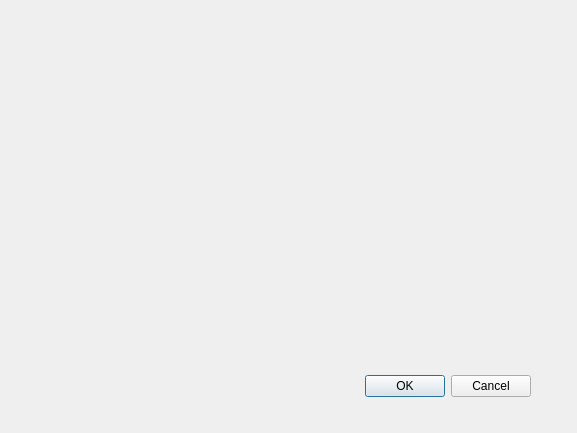
<?xml version="1.0" encoding="UTF-8"?>
<ui version="4.0">
 <class>quoteStats</class>
 <widget class="QDialog" name="quoteStats">
  <property name="geometry">
   <rect>
    <x>0</x>
    <y>0</y>
    <width>577</width>
    <height>433</height>
   </rect>
  </property>
  <property name="windowTitle">
   <string>Dialog</string>
  </property>
  <widget class="QDialogButtonBox" name="buttonBox">
   <property name="geometry">
    <rect>
     <x>350</x>
     <y>370</y>
     <width>181</width>
     <height>32</height>
    </rect>
   </property>
   <property name="orientation">
    <enum>Qt::Horizontal</enum>
   </property>
   <property name="standardButtons">
    <set>QDialogButtonBox::Cancel|QDialogButtonBox::Ok</set>
   </property>
  </widget>
 </widget>
 <resources/>
 <connections>
  <connection>
   <sender>buttonBox</sender>
   <signal>accepted()</signal>
   <receiver>quoteStats</receiver>
   <slot>accept()</slot>
   <hints>
    <hint type="sourcelabel">
     <x>248</x>
     <y>254</y>
    </hint>
    <hint type="destinationlabel">
     <x>157</x>
     <y>274</y>
    </hint>
   </hints>
  </connection>
  <connection>
   <sender>buttonBox</sender>
   <signal>rejected()</signal>
   <receiver>quoteStats</receiver>
   <slot>reject()</slot>
   <hints>
    <hint type="sourcelabel">
     <x>316</x>
     <y>260</y>
    </hint>
    <hint type="destinationlabel">
     <x>286</x>
     <y>274</y>
    </hint>
   </hints>
  </connection>
 </connections>
</ui>
